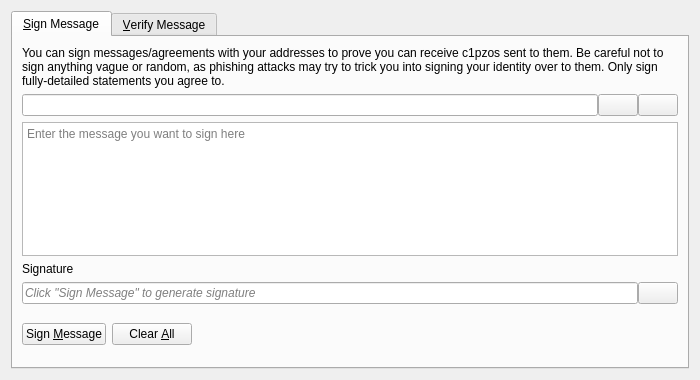
<?xml version="1.0" encoding="UTF-8"?>
<ui version="4.0">
 <class>SignVerifyMessageDialog</class>
 <widget class="QDialog" name="SignVerifyMessageDialog">
  <property name="geometry">
   <rect>
    <x>0</x>
    <y>0</y>
    <width>700</width>
    <height>380</height>
   </rect>
  </property>
  <property name="windowTitle">
   <string>Signatures - Sign / Verify a Message</string>
  </property>
  <property name="modal">
   <bool>true</bool>
  </property>
  <layout class="QVBoxLayout" name="verticalLayout">
   <item>
    <widget class="QTabWidget" name="tabWidget">
     <property name="currentIndex">
      <number>0</number>
     </property>
     <widget class="QWidget" name="tabSignMessage">
      <attribute name="title">
       <string>&amp;Sign Message</string>
      </attribute>
      <layout class="QVBoxLayout" name="verticalLayout_SM">
       <item>
        <widget class="QLabel" name="infoLabel_SM">
         <property name="text">
          <string>You can sign messages/agreements with your addresses to prove you can receive c1pzos sent to them. Be careful not to sign anything vague or random, as phishing attacks may try to trick you into signing your identity over to them. Only sign fully-detailed statements you agree to.</string>
         </property>
         <property name="textFormat">
          <enum>Qt::PlainText</enum>
         </property>
         <property name="wordWrap">
          <bool>true</bool>
         </property>
        </widget>
       </item>
       <item>
        <layout class="QHBoxLayout" name="horizontalLayout_1_SM">
         <property name="spacing">
          <number>0</number>
         </property>
         <item>
          <widget class="QValidatedLineEdit" name="addressIn_SM">
           <property name="toolTip">
            <string>The C1pzo address to sign the message with</string>
           </property>
          </widget>
         </item>
         <item>
          <widget class="QPushButton" name="addressBookButton_SM">
           <property name="toolTip">
            <string>Choose previously used address</string>
           </property>
           <property name="text">
            <string/>
           </property>
           <property name="icon">
            <iconset resource="../c1pzo.qrc">
             <normaloff>:/icons/address-book</normaloff>:/icons/address-book</iconset>
           </property>
           <property name="shortcut">
            <string>Alt+A</string>
           </property>
           <property name="autoDefault">
            <bool>false</bool>
           </property>
          </widget>
         </item>
         <item>
          <widget class="QPushButton" name="pasteButton_SM">
           <property name="toolTip">
            <string>Paste address from clipboard</string>
           </property>
           <property name="text">
            <string/>
           </property>
           <property name="icon">
            <iconset resource="../c1pzo.qrc">
             <normaloff>:/icons/editpaste</normaloff>:/icons/editpaste</iconset>
           </property>
           <property name="shortcut">
            <string>Alt+P</string>
           </property>
           <property name="autoDefault">
            <bool>false</bool>
           </property>
          </widget>
         </item>
        </layout>
       </item>
       <item>
        <widget class="QPlainTextEdit" name="messageIn_SM">
         <property name="toolTip">
          <string>Enter the message you want to sign here</string>
         </property>
         <property name="placeholderText">
          <string>Enter the message you want to sign here</string>
         </property>
        </widget>
       </item>
       <item>
        <widget class="QLabel" name="signatureLabel_SM">
         <property name="text">
          <string>Signature</string>
         </property>
         <property name="textFormat">
          <enum>Qt::PlainText</enum>
         </property>
        </widget>
       </item>
       <item>
        <layout class="QHBoxLayout" name="horizontalLayout_2_SM">
         <property name="spacing">
          <number>0</number>
         </property>
         <item>
          <widget class="QLineEdit" name="signatureOut_SM">
           <property name="placeholderText">
            <string>Click "Sign Message" to generate signature</string>
           </property>
           <property name="font">
            <font>
             <italic>true</italic>
            </font>
           </property>
           <property name="readOnly">
            <bool>true</bool>
           </property>
          </widget>
         </item>
         <item>
          <widget class="QPushButton" name="copySignatureButton_SM">
           <property name="toolTip">
            <string>Copy the current signature to the system clipboard</string>
           </property>
           <property name="text">
            <string/>
           </property>
           <property name="icon">
            <iconset resource="../c1pzo.qrc">
             <normaloff>:/icons/editcopy</normaloff>:/icons/editcopy</iconset>
           </property>
           <property name="autoDefault">
            <bool>false</bool>
           </property>
          </widget>
         </item>
        </layout>
       </item>
       <item>
        <layout class="QHBoxLayout" name="horizontalLayout_3_SM">
         <item>
          <widget class="QPushButton" name="signMessageButton_SM">
           <property name="toolTip">
            <string>Sign the message to prove you own this C1pzo address</string>
           </property>
           <property name="text">
            <string>Sign &amp;Message</string>
           </property>
           <property name="icon">
            <iconset resource="../c1pzo.qrc">
             <normaloff>:/icons/edit</normaloff>:/icons/edit</iconset>
           </property>
           <property name="autoDefault">
            <bool>false</bool>
           </property>
          </widget>
         </item>
         <item>
          <widget class="QPushButton" name="clearButton_SM">
           <property name="toolTip">
            <string>Reset all sign message fields</string>
           </property>
           <property name="text">
            <string>Clear &amp;All</string>
           </property>
           <property name="icon">
            <iconset resource="../c1pzo.qrc">
             <normaloff>:/icons/remove</normaloff>:/icons/remove</iconset>
           </property>
           <property name="autoDefault">
            <bool>false</bool>
           </property>
          </widget>
         </item>
         <item>
          <spacer name="horizontalSpacer_1_SM">
           <property name="orientation">
            <enum>Qt::Horizontal</enum>
           </property>
           <property name="sizeHint" stdset="0">
            <size>
             <width>40</width>
             <height>48</height>
            </size>
           </property>
          </spacer>
         </item>
         <item>
          <widget class="QLabel" name="statusLabel_SM">
           <property name="font">
            <font>
             <weight>75</weight>
             <bold>true</bold>
            </font>
           </property>
           <property name="text">
            <string/>
           </property>
           <property name="wordWrap">
            <bool>true</bool>
           </property>
          </widget>
         </item>
         <item>
          <spacer name="horizontalSpacer_2_SM">
           <property name="orientation">
            <enum>Qt::Horizontal</enum>
           </property>
           <property name="sizeHint" stdset="0">
            <size>
             <width>40</width>
             <height>48</height>
            </size>
           </property>
          </spacer>
         </item>
        </layout>
       </item>
      </layout>
     </widget>
     <widget class="QWidget" name="tabVerifyMessage">
      <attribute name="title">
       <string>&amp;Verify Message</string>
      </attribute>
      <layout class="QVBoxLayout" name="verticalLayout_VM">
       <item>
        <widget class="QLabel" name="infoLabel_VM">
         <property name="text">
          <string>Enter the receiver's address, message (ensure you copy line breaks, spaces, tabs, etc. exactly) and signature below to verify the message. Be careful not to read more into the signature than what is in the signed message itself, to avoid being tricked by a man-in-the-middle attack. Note that this only proves the signing party receives with the address, it cannot prove sendership of any transaction!</string>
         </property>
         <property name="textFormat">
          <enum>Qt::PlainText</enum>
         </property>
         <property name="alignment">
          <set>Qt::AlignLeading|Qt::AlignLeft|Qt::AlignTop</set>
         </property>
         <property name="wordWrap">
          <bool>true</bool>
         </property>
        </widget>
       </item>
       <item>
        <layout class="QHBoxLayout" name="horizontalLayout_1_VM">
         <property name="spacing">
          <number>0</number>
         </property>
         <item>
          <widget class="QValidatedLineEdit" name="addressIn_VM">
           <property name="toolTip">
            <string>The C1pzo address the message was signed with</string>
           </property>
          </widget>
         </item>
         <item>
          <widget class="QPushButton" name="addressBookButton_VM">
           <property name="toolTip">
            <string>Choose previously used address</string>
           </property>
           <property name="text">
            <string/>
           </property>
           <property name="icon">
            <iconset resource="../c1pzo.qrc">
             <normaloff>:/icons/address-book</normaloff>:/icons/address-book</iconset>
           </property>
           <property name="shortcut">
            <string>Alt+A</string>
           </property>
           <property name="autoDefault">
            <bool>false</bool>
           </property>
          </widget>
         </item>
        </layout>
       </item>
       <item>
        <widget class="QPlainTextEdit" name="messageIn_VM">
          <property name="toolTip">
            <string>The signed message to verify</string>
          </property>
          <property name="placeholderText">
            <string>The signed message to verify</string>
          </property>
        </widget>
       </item>
       <item>
        <widget class="QValidatedLineEdit" name="signatureIn_VM">
          <property name="toolTip">
            <string>The signature given when the message was signed</string>
          </property>
          <property name="placeholderText">
            <string>The signature given when the message was signed</string>
          </property>
        </widget>
       </item>
       <item>
        <layout class="QHBoxLayout" name="horizontalLayout_2_VM">
         <item>
          <widget class="QPushButton" name="verifyMessageButton_VM">
           <property name="toolTip">
            <string>Verify the message to ensure it was signed with the specified C1pzo address</string>
           </property>
           <property name="text">
            <string>Verify &amp;Message</string>
           </property>
           <property name="icon">
            <iconset resource="../c1pzo.qrc">
             <normaloff>:/icons/transaction_0</normaloff>:/icons/transaction_0</iconset>
           </property>
           <property name="autoDefault">
            <bool>false</bool>
           </property>
          </widget>
         </item>
         <item>
          <widget class="QPushButton" name="clearButton_VM">
           <property name="toolTip">
            <string>Reset all verify message fields</string>
           </property>
           <property name="text">
            <string>Clear &amp;All</string>
           </property>
           <property name="icon">
            <iconset resource="../c1pzo.qrc">
             <normaloff>:/icons/remove</normaloff>:/icons/remove</iconset>
           </property>
           <property name="autoDefault">
            <bool>false</bool>
           </property>
          </widget>
         </item>
         <item>
          <spacer name="horizontalSpacer_1_VM">
           <property name="orientation">
            <enum>Qt::Horizontal</enum>
           </property>
           <property name="sizeHint" stdset="0">
            <size>
             <width>40</width>
             <height>48</height>
            </size>
           </property>
          </spacer>
         </item>
         <item>
          <widget class="QLabel" name="statusLabel_VM">
           <property name="font">
            <font>
             <weight>75</weight>
             <bold>true</bold>
            </font>
           </property>
           <property name="text">
            <string/>
           </property>
           <property name="wordWrap">
            <bool>true</bool>
           </property>
          </widget>
         </item>
         <item>
          <spacer name="horizontalSpacer_2_VM">
           <property name="orientation">
            <enum>Qt::Horizontal</enum>
           </property>
           <property name="sizeHint" stdset="0">
            <size>
             <width>40</width>
             <height>48</height>
            </size>
           </property>
          </spacer>
         </item>
        </layout>
       </item>
      </layout>
     </widget>
    </widget>
   </item>
  </layout>
 </widget>
 <customwidgets>
  <customwidget>
   <class>QValidatedLineEdit</class>
   <extends>QLineEdit</extends>
   <header>qt/qvalidatedlineedit.h</header>
  </customwidget>
 </customwidgets>
 <resources>
  <include location="../c1pzo.qrc"/>
 </resources>
 <connections/>
</ui>
